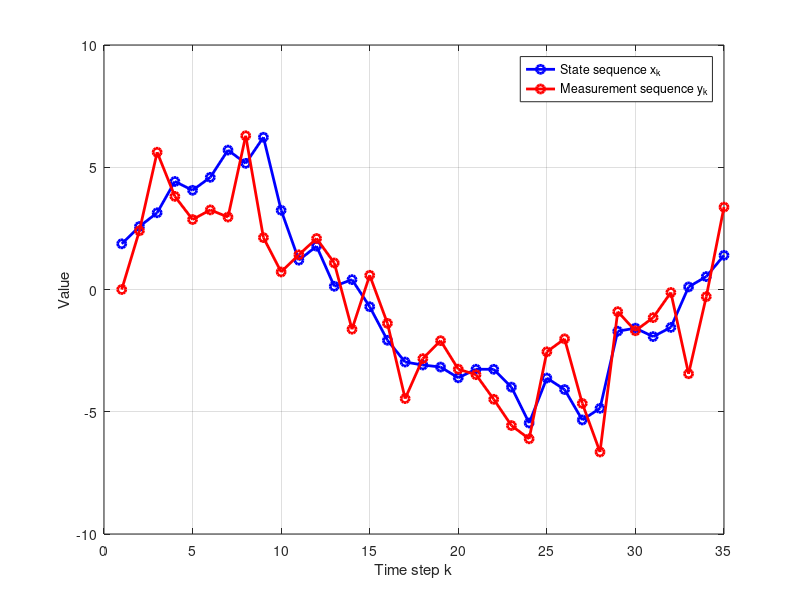
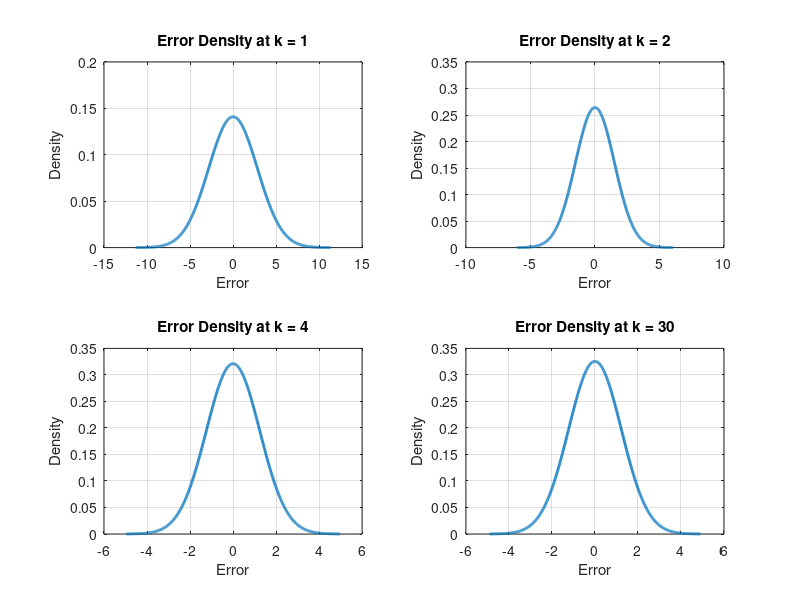

The MATLAB source for these figures, in order:
% Parameters
N = 35;
Q = 1.5;
R = 3;
x0 = 2;
P0 = 8;

% Preallocate arrays
x = zeros(1, N);
y = zeros(1, N);
x(1) = x0 + sqrt(P0) * randn(1);

% Generate state and measurement sequences
for k = 2:N
    x(k) = x(k - 1) + sqrt(Q) * randn(1);
    y(k) = x(k) + sqrt(R) * randn(1);
end

% Plot the sequences
figure;
plot(1:N, x, '-bo', 'LineWidth', 2, 'MarkerSize', 6, 'DisplayName', 'State sequence x_k');
hold on;
plot(1:N, y, '-ro', 'LineWidth', 2, 'MarkerSize', 6, 'DisplayName', 'Measurement sequence y_k');
xlabel('Time step k');
ylabel('Value');
legend('show');
grid on;

%% 1b
% Kalman Filter Implementation

% Initialize arrays
x_est = zeros(1, N);
P_est = zeros(1, N);
x_est(1) = x0;
P_est(1) = P0;

% Kalman filter loop
for k = 2:N
    % Time update (prediction)
    x_pred = x_est(k - 1);
    P_pred = P_est(k - 1) + Q;

    % Measurement update (update)
    K = P_pred / (P_pred + R); % Kalman gain
    x_est(k) = x_pred + K * (y(k) - x_pred);
    P_est(k) = (1 - K) * P_pred;
end

% % Plot the results
% figure;
% % True state sequence
% plot(1:N, x, '-bo', 'LineWidth', 2, 'MarkerSize', 6, 'DisplayName', 'True state x_k');
% hold on;
% % Measurement sequence
% plot(1:N, y, 'ro', 'MarkerSize', 6, 'DisplayName', 'Measurement y_k');
% % Estimated state sequence
% plot(1:N, x_est, '-go', 'LineWidth', 2, 'MarkerSize', 6, 'DisplayName', 'Estimated state \hat{x}_k');
% % 3-sigma bounds
% plot(1:N, x_est + 3 * sqrt(P_est), 'g--', 'DisplayName', '3\sigma upper bound');
% plot(1:N, x_est - 3 * sqrt(P_est), 'g--', 'DisplayName', '3\sigma lower bound');
% 
% xlabel('Time step k');
% ylabel('Value');
% legend('show');
% grid on;
%% 1B2
% Time instances to plot
time_instances = [1, 2, 4, 30];

% Plot error density for each specified time instance
figure;
for i = 1:length(time_instances)
    k = time_instances(i);
    err_mean = 0; % Zero-mean
    err_std = sqrt(P_est(k)); % Standard deviation at time k

    % Create an array of error values around the mean
    err_values = linspace(err_mean - 4 * err_std, err_mean + 4 * err_std, 1000);

    % Compute the Gaussian density for each error value
    err_density = normpdf(err_values, err_mean, err_std);

    % Plot the Gaussian density
    subplot(2, 2, i);
    plot(err_values, err_density, 'LineWidth', 2);
    xlabel('Error');
    ylabel('Density');
    title(sprintf('Error Density at k = %d', k));
    grid on;
end




















